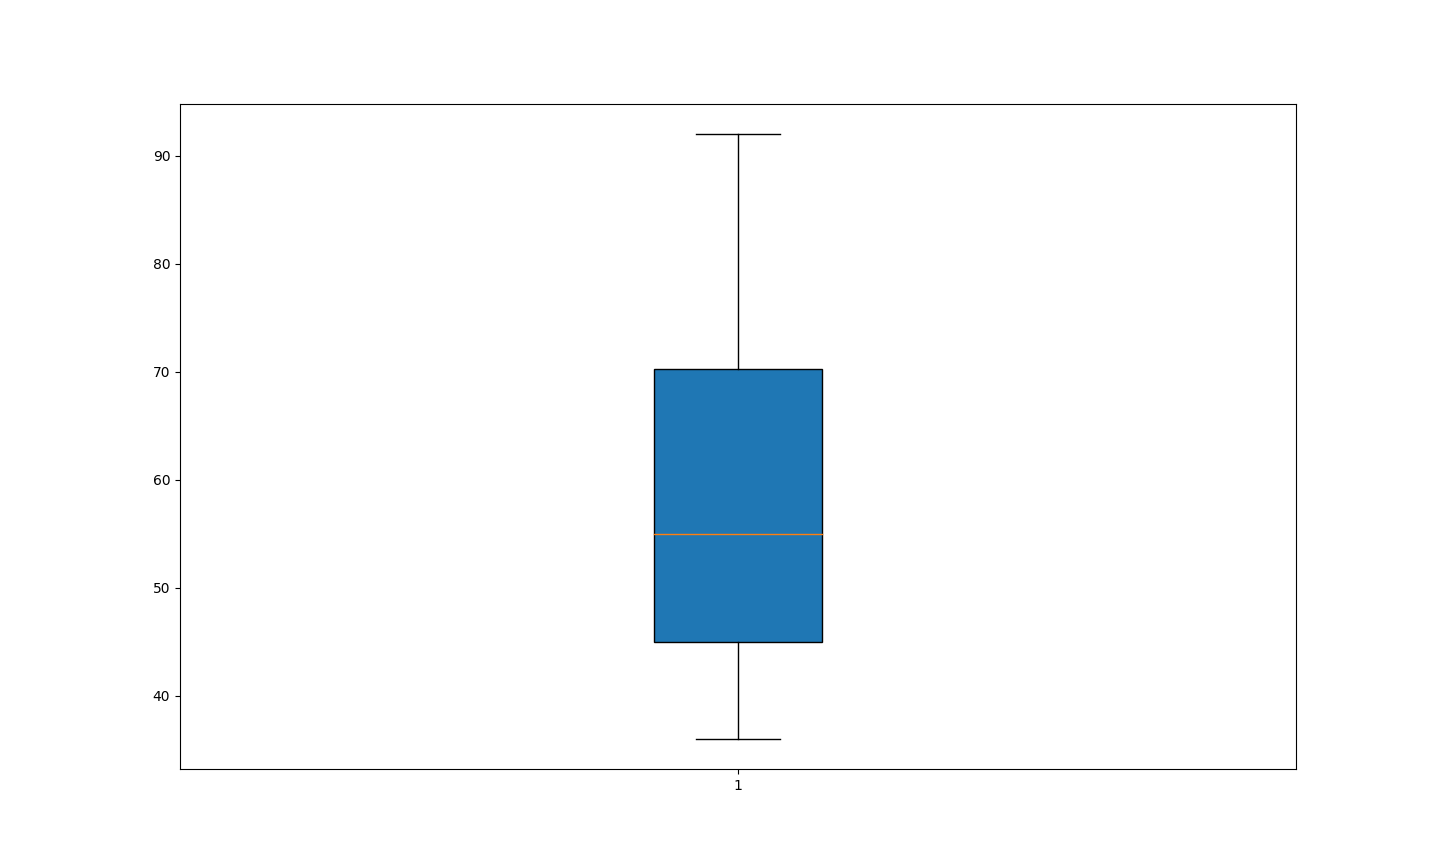

Source code (Python):
import numpy as np
import matplotlib.pyplot as plt
N = 8
marks=[45,36,86,57,53,92,65,45]
plt.boxplot(marks,
            vert=True,
            whis=1.5,
            patch_artist=True,
            meanline=False,
            showbox=True,
            showcaps=True,
            notch=False
                )
plt.show()
